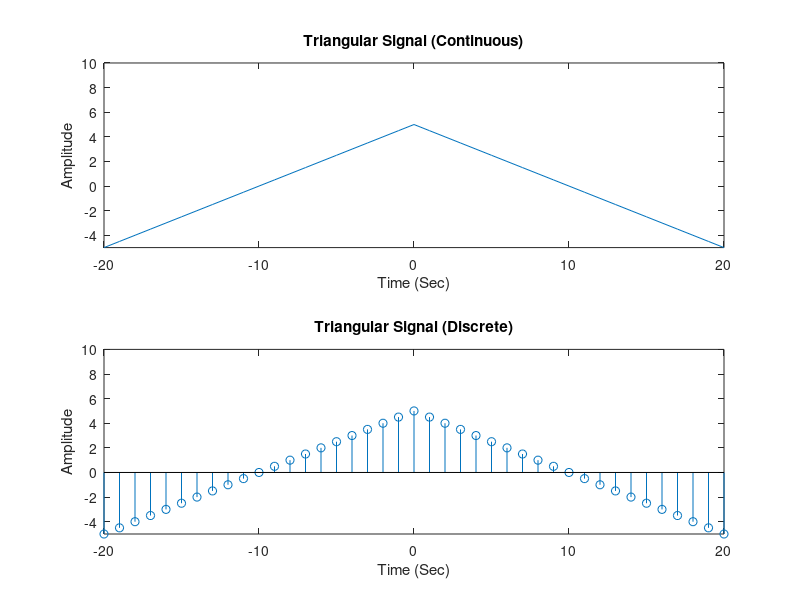

Here is the MATLAB script that generated this plot:
%triangular signal

A = 5;
t = -20 : 20;
T = 10;
xt = A*(1 - abs(t / T));

subplot(211)
plot(t, xt)
title('Triangular Signal (Continuous)');
xlabel('Time (Sec)');
ylabel('Amplitude');
axis([-20 20 -5 10])

subplot(212)
stem(t, xt)
title('Triangular Signal (Discrete)');
xlabel('Time (Sec)');
ylabel('Amplitude');
axis([-20 20 -5 10])
